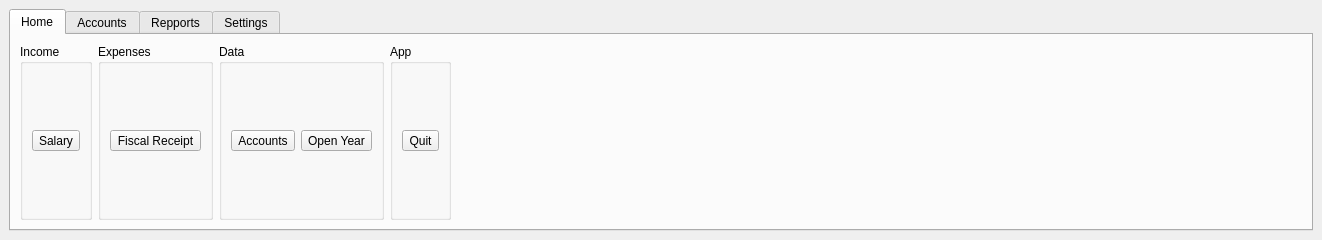
<?xml version="1.0" encoding="UTF-8"?>
<ui version="4.0">
 <class>DWRibbon</class>
 <widget class="QDockWidget" name="DWRibbon">
  <property name="geometry">
   <rect>
    <x>0</x>
    <y>0</y>
    <width>1322</width>
    <height>240</height>
   </rect>
  </property>
  <property name="features">
   <set>QDockWidget::DockWidgetFeature::NoDockWidgetFeatures</set>
  </property>
  <property name="allowedAreas">
   <set>Qt::DockWidgetArea::TopDockWidgetArea</set>
  </property>
  <property name="windowTitle">
   <string>Ribbon</string>
  </property>
  <widget class="QWidget" name="dockWidgetContents">
   <layout class="QVBoxLayout" name="verticalLayout">
    <item>
     <widget class="QTabWidget" name="tabWidget">
      <property name="currentIndex">
       <number>0</number>
      </property>
      <widget class="QWidget" name="tabHome">
       <attribute name="title">
        <string>Home</string>
       </attribute>
       <layout class="QHBoxLayout" name="horizontalLayout">
        <item>
         <widget class="QGroupBox" name="groupBox_3">
          <property name="title">
           <string>Income</string>
          </property>
          <layout class="QHBoxLayout" name="horizontalLayout_4">
           <item>
            <widget class="QToolButton" name="btnSalary">
             <property name="toolTip">
              <string>Salary</string>
             </property>
             <property name="statusTip">
              <string>Salary</string>
             </property>
             <property name="text">
              <string>Salary</string>
             </property>
            </widget>
           </item>
          </layout>
         </widget>
        </item>
        <item>
         <widget class="QGroupBox" name="groupBox_4">
          <property name="title">
           <string>Expenses</string>
          </property>
          <layout class="QHBoxLayout" name="horizontalLayout_5">
           <item>
            <widget class="QToolButton" name="btnFiscalReceipt">
             <property name="toolTip">
              <string>Fiscal Receipt</string>
             </property>
             <property name="statusTip">
              <string>Fiscal Receipt</string>
             </property>
             <property name="text">
              <string>Fiscal Receipt</string>
             </property>
            </widget>
           </item>
          </layout>
         </widget>
        </item>
        <item>
         <widget class="QGroupBox" name="groupBox_2">
          <property name="title">
           <string>Data</string>
          </property>
          <layout class="QHBoxLayout" name="horizontalLayout_2">
           <item>
            <widget class="QToolButton" name="btnAccounts">
             <property name="toolTip">
              <string>Accounts</string>
             </property>
             <property name="statusTip">
              <string>Accounts</string>
             </property>
             <property name="text">
              <string>Accounts</string>
             </property>
            </widget>
           </item>
           <item>
            <widget class="QToolButton" name="btnOpenYear">
             <property name="toolTip">
              <string>Open Year</string>
             </property>
             <property name="statusTip">
              <string>Open Year</string>
             </property>
             <property name="text">
              <string>Open Year</string>
             </property>
            </widget>
           </item>
          </layout>
         </widget>
        </item>
        <item>
         <widget class="QGroupBox" name="groupBox">
          <property name="title">
           <string>App</string>
          </property>
          <layout class="QHBoxLayout" name="horizontalLayout_3">
           <item>
            <widget class="QToolButton" name="btnQuit">
             <property name="toolTip">
              <string>Quit</string>
             </property>
             <property name="statusTip">
              <string>Quit</string>
             </property>
             <property name="text">
              <string>Quit</string>
             </property>
            </widget>
           </item>
          </layout>
         </widget>
        </item>
        <item>
         <spacer name="horizontalSpacer">
          <property name="orientation">
           <enum>Qt::Orientation::Horizontal</enum>
          </property>
          <property name="sizeHint" stdset="0">
           <size>
            <width>40</width>
            <height>20</height>
           </size>
          </property>
         </spacer>
        </item>
       </layout>
      </widget>
      <widget class="QWidget" name="tabAccounts">
       <attribute name="title">
        <string>Accounts</string>
       </attribute>
      </widget>
      <widget class="QWidget" name="tabRepports">
       <attribute name="title">
        <string>Repports</string>
       </attribute>
      </widget>
      <widget class="QWidget" name="tabSettings">
       <attribute name="title">
        <string>Settings</string>
       </attribute>
      </widget>
     </widget>
    </item>
   </layout>
  </widget>
 </widget>
 <resources/>
 <connections/>
</ui>
